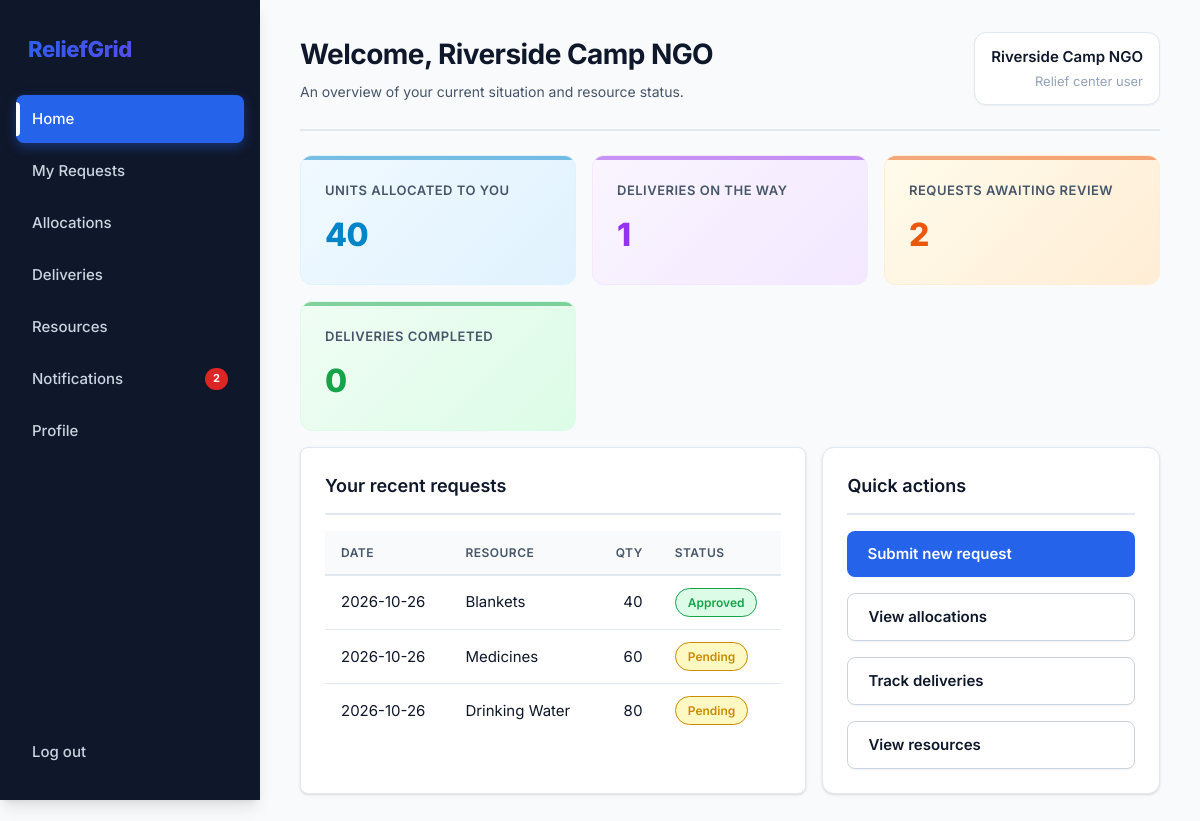
Screenshot of /home (signed in) with the database file from the repository.
### tables this page shows
CREATE TABLE users (
    id INTEGER PRIMARY KEY, name TEXT NOT NULL, org_name TEXT,
    email TEXT UNIQUE NOT NULL, password_hash TEXT NOT NULL,
    role TEXT NOT NULL CHECK (role IN ('admin','relief'))
, ngo_registration_id INTEGER);

CREATE TABLE requests (
    id INTEGER PRIMARY KEY, user_id INTEGER NOT NULL REFERENCES users(id),
    location_id INTEGER NOT NULL REFERENCES locations(id),
    resource_id INTEGER NOT NULL REFERENCES resources(id),
    quantity INTEGER NOT NULL CHECK (quantity > 0), people_affected INTEGER NOT NULL,
    urgency TEXT NOT NULL, description TEXT,
    status TEXT NOT NULL DEFAULT 'Pending', allocated_qty INTEGER NOT NULL DEFAULT 0,
    total_allocated INTEGER NOT NULL DEFAULT 0,
    total_dispatched INTEGER NOT NULL DEFAULT 0,
    total_received INTEGER NOT NULL DEFAULT 0,
    decision_note TEXT, created_at TEXT DEFAULT CURRENT_TIMESTAMP
);

CREATE TABLE resources (
    id INTEGER PRIMARY KEY, name TEXT UNIQUE NOT NULL, unit TEXT NOT NULL,
    quantity INTEGER NOT NULL DEFAULT 0 CHECK (quantity >= 0),
    low_threshold INTEGER NOT NULL DEFAULT 0, updated_at TEXT DEFAULT CURRENT_TIMESTAMP
);

### app.py (the view)
@app.route("/home")
@login_required("relief")
def user_home():
    uid = session["user_id"]
    stats = {
        "allocated": q("SELECT COALESCE(SUM(allocated_qty),0) c FROM requests WHERE user_id=?", uid, one=True)["c"],
        "pending_deliveries": q("SELECT COUNT(*) c FROM deliveries d JOIN requests q ON q.id=d.request_id WHERE q.user_id=? AND d.status IN ('Assigned','In Transit')", uid, one=True)["c"],
        "active": q("SELECT COUNT(*) c FROM requests WHERE user_id=? AND status='Pending'", uid, one=True)["c"],
        "completed": q("SELECT COUNT(*) c FROM deliveries d JOIN requests q ON q.id=d.request_id WHERE q.user_id=? AND d.status='Delivered'", uid, one=True)["c"],
    }
    recent = q(REQ_SQL + " WHERE q.user_id=? ORDER BY q.id DESC LIMIT 5", uid)
    return render_template("user_home.html", stats=stats, recent=recent)

### app.py (called while the page is built)
def db():
    return database.get_db()

def q(sql, *args, one=False):
    rows = db().execute(sql, args).fetchall()
    return (rows[0] if rows else None) if one else rows

def login_required(role=None):
    def deco(f):
        @functools.wraps(f)
        def wrapper(*a, **kw):
            if "user_id" not in session:
                return redirect(url_for("login"))
            if role and session["role"] != role:
                flash("You don't have access to that page.", "error")
                return redirect(url_for("home_redirect"))
            return f(*a, **kw)
        return wrapper
    return deco

@app.context_processor
def inject_nav():
    if "user_id" not in session:
        return {}
    admin = session["role"] == "admin"
    unread = q("SELECT COUNT(*) c FROM notifications WHERE is_read=0 AND " + ("user_id IS NULL" if admin else "user_id=?"),
               *([] if admin else [session["user_id"]]), one=True)["c"]
    return {"nav": ADMIN_NAV if admin else USER_NAV, "unread": unread}

### db.py (called while the page is built)
def get_db():
    if "db" not in g:
        g.db = sqlite3.connect(DB_PATH)
        g.db.row_factory = sqlite3.Row
        g.db.execute("PRAGMA foreign_keys = ON")
    return g.db

### templates/user_home.html
{% extends "base.html" %}{% from "_macros.html" import pill, stat %}
{% block heading %}Welcome, {{ session.name }}{% endblock %}{% block sub %}An overview of your current situation and resource status.{% endblock %}
{% block content %}<div class="grid g4" style="margin-bottom:16px">{{ stat("Units allocated to you", stats.allocated, "blue") }}{{ stat("Deliveries on the way", stats.pending_deliveries, "purple") }}{{ stat("Requests awaiting review", stats.active, "orange") }}{{ stat("Deliveries completed", stats.completed, "green") }}</div>
<div class="grid g2"><div class="card wrap"><h2>Your recent requests</h2><table><tr><th>Date</th><th>Resource</th><th class="num">Qty</th><th>Status</th></tr>
{% for r in recent %}<tr><td>{{ r.created_at[:10] }}</td><td>{{ r.resource_name }}</td><td class="num">{{ r.quantity }}</td><td>{{ pill(r.status) }}</td></tr>{% else %}<tr><td colspan="4" class="muted">You haven't requested anything yet.</td></tr>{% endfor %}</table></div>
<div class="card"><h2>Quick actions</h2><div class="grid"><a class="btn" href="{{ url_for('new_request') }}">Submit new request</a><a class="btn ghost" href="{{ url_for('my_allocations') }}">View allocations</a>
<a class="btn ghost" href="{{ url_for('my_deliveries') }}">Track deliveries</a><a class="btn ghost" href="{{ url_for('user_resources') }}">View resources</a></div></div></div>{% endblock %}

### templates/base.html (shortened to what this page needs)
<!doctype html><html lang="en"><head><meta charset="utf-8"><meta name="viewport" content="width=device-width, initial-scale=1">
<link rel="stylesheet" href="{{ url_for('static', filename='style.css') }}">{% block head %}{% endblock %}</head><body>
{% block body %}
<div class="app">
<aside class="side"><div class="brand">ReliefGrid</div>
<nav>{% for label, ep in nav %}<a href="{{ url_for(ep) }}" class="{{ 'on' if request.endpoint == ep }}">{{ label }}{% if ep == 'notifications' and unread %}<b class="badge">{{ unread }}</b>{% endif %}</a>{% endfor %}</nav>
<a href="{{ url_for('logout') }}">Log out</a></aside>
<main class="main"><header class="top"><div><h1>{% block heading %}{% endblock %}</h1><p>{% block sub %}{% endblock %}</p></div>
<div class="who">{{ session.name }}<small>{{ 'Admin' if session.role == 'admin' else 'Relief center user' }}</small></div></header>
{% block content %}{% endblock %}</main></div>
{% endblock %}
</body></html>

### templates/_macros.html
{% macro pill(text) %}<span class="pill {{ text|lower|replace(' ','-') }}">{{ text }}</span>{% endmacro %}
{% macro stat(label, value, tone) %}<div class="stat {{ tone }}"><span>{{ label }}</span><strong>{{ value }}</strong></div>{% endmacro %}

### rows the page displays
users: name "Riverside Camp NGO"
requests: created_at "2026-10-26", resource_name "Blankets", quantity "40", status "Approved"
requests: created_at "2026-10-26", resource_name "Medicines", quantity "60", status "Pending"
requests: created_at "2026-10-26", resource_name "Drinking Water", quantity "80", status "Pending"

### other values shown
{{ label }} "Home" "My Requests" "Allocations" "Deliveries" "Resources" "Notifications" "Profile"
{{ unread }} "2"
{{ 'Admin' if session.role == 'admin' else 'Relief center user' }} "Relief center user"
{{ label }} "UNITS ALLOCATED TO YOU DELIVERIES ON THE WAY REQUESTS AWAITING REVIEW DELIVERIES COMPLETED"
{{ value }} "40 1 2 0"
